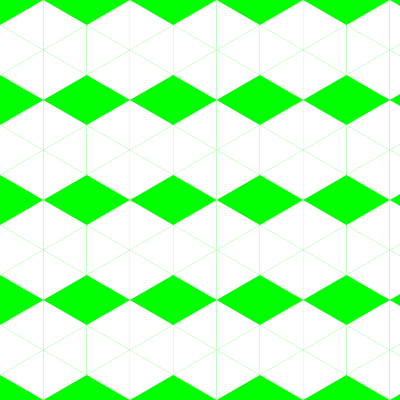
Frame 1 (no input)
Frame 60 (the mouse pressed at the canvas centre just before this capture): identical to frame 1, image omitted
Frame 120 (the mouse held since frame 60 and released just before this capture): identical to frame 1, image omitted

The Processing sketch that drew this single still picture (run headless with seeded random() and noise(); from frame 60 on, the mouse is pressed at the canvas centre):

// Processing sketch: hexipattern
// ── hexipattern.pde
Hexi[] hexs;
int scl = 50;
int rows, cols;

void setup() {
  size(400, 400);
  surface.setResizable(true);
  rows = 10;
  cols =10;
  hexs = new Hexi[cols*rows];
  
  for (int j = 0; j< rows; j++)
  {
    for (int i =0; i<cols; i++)
    {
      hexs[j + i * rows] = new Hexi(scl * cos(PI / 6) + i * scl * 2 * cos(PI / 6),scl + scl * j * 2, scl);
    }
  }
}

void draw() { 
  background(0,255,0);
  for (Hexi h : hexs)
  {
    h.draw();
  }
}
// ── Hexi.pde
class Hexi {
  float posX, posY;
  float scale;

  Hexi() {
    posX = 0;
    posY = 0;
    scale = 1;
  }

  Hexi(float x, float y, float s) {
    posX = x;
    posY = y;
    scale = s;
  }

  void draw() {
    stroke(255,255,255,0);
    fill(255);

    beginShape(TRIANGLE_FAN);
    vertex(posX, posY);
    vertex(posX, posY - scale);
    vertex(posX + scale * cos(PI/ 6), posY - scale * sin(PI / 6));
    vertex(posX + scale * cos(PI/ 6), posY + scale * sin(PI / 6)); 
    vertex(posX, posY + scale);
    vertex(posX - scale * cos(PI/ 6), posY + scale * sin(PI / 6)); 
    vertex(posX - scale * cos(PI/ 6), posY - scale * sin(PI / 6));
    vertex(posX, posY - scale);
    endShape();
  }
}
